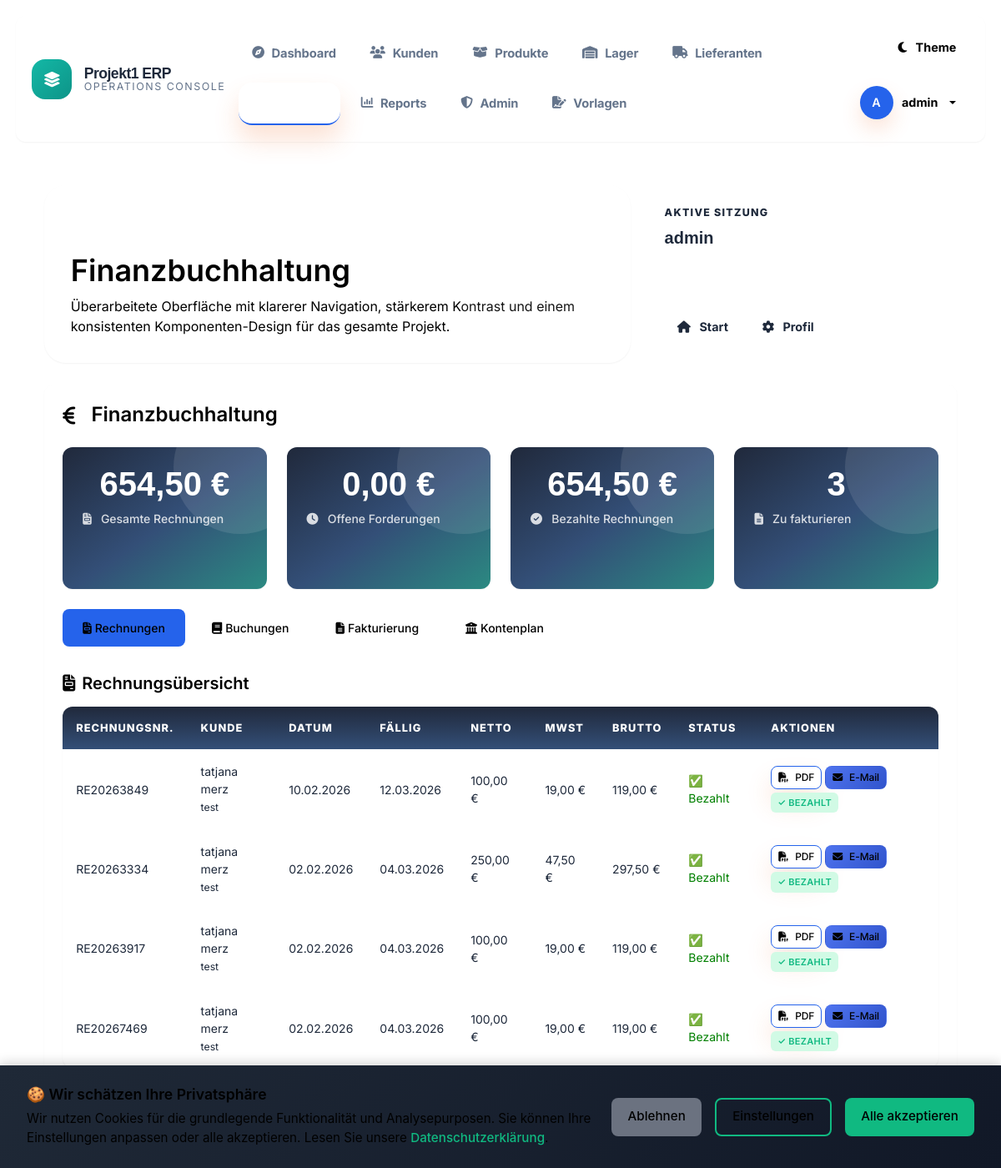
The page /finanzbuchhaltung.php (signed in) on the database its author committed.
### tables this page shows
CREATE TABLE rechnungen (
        id INTEGER PRIMARY KEY AUTOINCREMENT,
        rechnungsnummer TEXT UNIQUE,
        bestellung_id INTEGER,
        kunde_id INTEGER,
        rechnungsdatum DATE,
        faelligkeitsdatum DATE,
        nettobetrag DECIMAL(10,2),
        mwst_betrag DECIMAL(10,2),
        bruttobetrag DECIMAL(10,2),
        status TEXT DEFAULT 'offen',
        zahlungsdatum DATE,
        erstellt_am DATETIME DEFAULT CURRENT_TIMESTAMP,
        FOREIGN KEY (bestellung_id) REFERENCES bestellungen(idbestellung),
        FOREIGN KEY (kunde_id) REFERENCES kundensystem(id)
    );

CREATE TABLE kundensystem (
        id INTEGER PRIMARY KEY AUTOINCREMENT,
        kundennummer INTEGER,
        vorname TEXT,
        nachname TEXT,
        email TEXT,
        firma_id INTEGER, hinweise TEXT, konditionen TEXT,
        FOREIGN KEY (firma_id) REFERENCES firma(id)
    );

CREATE TABLE firma (
        id INTEGER PRIMARY KEY AUTOINCREMENT,
        firmenname TEXT NOT NULL,
        strasse TEXT,
        ort TEXT
    );

### finanzbuchhaltung.php (the view, shortened to what this page needs)
<?php
require_once 'db_connection.php';
$stmt = $PDO->prepare("SELECT SUM(bruttobetrag) as gesamt_rechnungen FROM rechnungen");
$stmt->execute();
$gesamt_rechnungen = $stmt->fetch()['gesamt_rechnungen'] ?? 0;
$stmt = $PDO->prepare("SELECT SUM(bruttobetrag) as offene_rechnungen FROM rechnungen WHERE status = 'offen'");
$stmt->execute();
$offene_rechnungen = $stmt->fetch()['offene_rechnungen'] ?? 0;
$stmt = $PDO->prepare("SELECT SUM(bruttobetrag) as bezahlte_rechnungen FROM rechnungen WHERE status = 'bezahlt'");
$stmt->execute();
$bezahlte_rechnungen = $stmt->fetch()['bezahlte_rechnungen'] ?? 0;
$stmt = $PDO->prepare("SELECT b.*, k.vorname, k.nachname, f.firmenname FROM bestellungen b LEFT JOIN kundensystem k ON b.kundennummer = k.kundennummer LEFT JOIN firma f ON k.firma_id = f.id WHERE b.status = 'bestaetigt' AND b.idbestellung NOT IN (SELECT bestellung_id FROM rechnungen WHERE bestellung_id IS NOT NULL)");
$stmt->execute();
$offene_bestellungen = $stmt->fetchAll();
$stmt = $PDO->prepare("SELECT r.*, k.vorname, k.nachname, f.firmenname FROM rechnungen r LEFT JOIN kundensystem k ON r.kunde_id = k.kundennummer LEFT JOIN firma f ON k.firma_id = f.id ORDER BY r.rechnungsdatum DESC");
$stmt->execute();
$rechnungen = $stmt->fetchAll();
?>
<?php $page_title = 'Finanzbuchhaltung'; include 'includes/header.php'; ?>
<div class="dashboard-card">
    <h2 class="section-title mb-4">
        <i class="fas fa-euro-sign me-2"></i>Finanzbuchhaltung
    </h2>
    <div class="stats-grid mb-4">
        <div class="stat-card">
            <div class="stat-number"><?= number_format($gesamt_rechnungen, 2, ',', '.') ?> €</div>
            <div class="stat-label"><i class="fas fa-file-invoice me-1"></i>Gesamte Rechnungen</div>
        </div>
        <div class="stat-card">
            <div class="stat-number"><?= number_format($offene_rechnungen, 2, ',', '.') ?> €</div>
            <div class="stat-label"><i class="fas fa-clock me-1"></i>Offene Forderungen</div>
        </div>
        <div class="stat-card">
            <div class="stat-number"><?= number_format($bezahlte_rechnungen, 2, ',', '.') ?> €</div>
            <div class="stat-label"><i class="fas fa-check-circle me-1"></i>Bezahlte Rechnungen</div>
        </div>
        <div class="stat-card">
            <div class="stat-number"><?= count($offene_bestellungen) ?></div>
            <div class="stat-label"><i class="fas fa-file-alt me-1"></i>Zu fakturieren</div>
        </div>
    </div>
    <div class="tabs">
        <button class="tab active" onclick="showTab('rechnungen')"><i class="fas fa-file-invoice me-1"></i>Rechnungen</button>
        <button class="tab" onclick="showTab('buchungen')"><i class="fas fa-book me-1"></i>Buchungen</button>
        <button class="tab" onclick="showTab('fakturierung')"><i class="fas fa-file-alt me-1"></i>Fakturierung</button>
        <button class="tab" onclick="showTab('konten')"><i class="fas fa-university me-1"></i>Kontenplan</button>
    </div>
    <div id="rechnungen" class="tab-content active">
        <h4 class="mb-3"><i class="fas fa-file-invoice me-2"></i>Rechnungsübersicht</h4>
        <div class="modern-table">
            <table class="table">
                <thead>
                    <tr>
                        <th>Rechnungsnr.</th>
                        <th>Kunde</th>
                        <th>Datum</th>
                        <th>Fällig</th>
                        <th>Netto</th>
                        <th>MwSt</th>
                        <th>Brutto</th>
                        <th>Status</th>
                        <th>Aktionen</th>
                    </tr>
                </thead>
                <tbody>
                    <?php foreach ($rechnungen as $rechnung): ?>
                    <tr>
                        <td><?= htmlspecialchars($rechnung['rechnungsnummer']) ?></td>
                        <td><?= htmlspecialchars($rechnung['vorname'] . ' ' . $rechnung['nachname']) ?><br><small><?= htmlspecialchars($rechnung['firmenname'] ?? '') ?></small></td>
                        <td><?= date('d.m.Y', strtotime($rechnung['rechnungsdatum'])) ?></td>
                        <td><?= date('d.m.Y', strtotime($rechnung['faelligkeitsdatum'])) ?></td>
                        <td><?= number_format($rechnung['nettobetrag'], 2, ',', '.') ?> €</td>
                        <td><?= number_format($rechnung['mwst_betrag'], 2, ',', '.') ?> €</td>
                        <td><?= number_format($rechnung['bruttobetrag'], 2, ',', '.') ?> €</td>
                        <td>
                            <?php if ($rechnung['status'] === 'offen'): ?>
                                <span style="color: red;">⏳ Offen</span>
                            <?php else: ?>
                                <span style="color: green;">✅ Bezahlt</span>
                            <?php endif; ?>
                        </td>
                        <td>
                            <?php if ($rechnung['status'] === 'offen'): ?>
                                <a href="generate_rechnung_pdf.php?rechnung_id=<?= $rechnung['id'] ?>" class="action-btn btn-primary-modern" target="_blank"><i class="fas fa-file-pdf me-1"></i>PDF</a>
                                <a href="send_rechnung_email.php?rechnung_id=<?= $rechnung['id'] ?>" class="action-btn btn-info"><i class="fas fa-envelope me-1"></i>E-Mail</a>
                                <a href="rechnung_formular.php?rechnung_id=<?= $rechnung['id'] ?>" class="action-btn btn-warning-modern"><i class="fas fa-edit me-1"></i>Bearbeiten</a>
                                <form method="POST" style="display: inline;">
                                    <input type="hidden" name="action" value="zahlung_buchen">
                                    <input type="hidden" name="rechnung_id" value="<?= $rechnung['id'] ?>">
                                    <button type="submit" class="action-btn btn-success-modern"><i class="fas fa-check me-1"></i>Zahlung</button>
                                </form>
                            <?php else: ?>
                                <a href="generate_rechnung_pdf.php?rechnung_id=<?= $rechnung['id'] ?>" class="action-btn btn-primary-modern" target="_blank"><i class="fas fa-file-pdf me-1"></i>PDF</a>
                                <a href="send_rechnung_email.php?rechnung_id=<?= $rechnung['id'] ?>" class="action-btn btn-info"><i class="fas fa-envelope me-1"></i>E-Mail</a>
                                <span class="status-badge badge-success">✓ Bezahlt</span>
                            <?php endif; ?>
                        </td>
                    </tr>
                    <?php endforeach; ?>
                </tbody>
            </table>
        </div>
    </div>
</div>
<?php include 'includes/footer.php'; ?>

### assets/css/global.css (style rules this page uses)
.table-responsive, .modern-table { scrollbar-width: thin; }
[data-theme="light"] .btn, [data-theme="light"] .action-btn, [data-theme="light"] button, [data-theme="light"] .btn-primary, [data-theme="light"] .btn-success, [data-theme="light"] .card, [data-theme="light"] .info-box, [data-theme="light"] h1, h2, h3, h4, h5, [data-theme="light"] p, [data-theme="light"] .text { color: #000 !important; }
.fa, .fas, .far, .fab { text-rendering: auto; -webkit-font-smoothing: antialiased; }

### includes/table-style.php (style rules this page uses)
.modern-table { border-radius: var(--radius-lg); overflow: hidden; box-shadow: var(--shadow-sm); }
.modern-table .table { margin: 0; }
.table td .btn, .table td .action-btn { margin-bottom: var(--spacing-xs); font-size: 12px; padding: var(--spacing-xs) var(--spacing-sm); }
.table td a { font-weight: 500; }
.stats-grid { display: grid; grid-template-columns: repeat(auto-fit, minmax(200px, 1fr)); gap: var(--spacing-lg); margin-bottom: var(--spacing-xl); }
.stat-card { background: var(--bg-card); border: 1px solid var(--border); border-radius: var(--radius-lg); padding: var(--spacing-lg); text-align: center; cursor: pointer; transition: all var(--transition); box-shadow: var(--shadow-sm); }
.stat-number { font-size: 2.5rem; font-weight: 700; color: var(--color-primary); margin-bottom: var(--spacing-sm); }
.stat-label { color: var(--text-secondary); font-weight: 500; }
.dashboard-card { background: var(--bg-card); border: 1px solid var(--border); border-radius: var(--radius-lg); margin-bottom: var(--spacing-xl); box-shadow: var(--shadow-sm); }
.section-title { margin: 0; font-size: 1.5rem; font-weight: 600; color: var(--text-primary); }
.action-btn { display: inline-flex; align-items: center; gap: var(--spacing-xs); padding: var(--spacing-sm) var(--spacing-md); border-radius: var(--radius-md); font-weight: 500; text-decoration: none; transition: all var(--transition); border: 1px solid transparent; cursor: pointer; }
.btn-primary-modern { background: var(--color-primary); color: white; border-color: var(--color-primary); }
.status-badge { display: inline-flex; align-items: center; padding: var(--spacing-xs) var(--spacing-sm); font-size: 11px; font-weight: 600; text-transform: uppercase; letter-spacing: 0.025em; border-radius: var(--radius-sm); }

### finanzbuchhaltung.php (style rules this page uses)
.tabs { display: flex; gap: 0.5rem; margin-bottom: 2rem; flex-wrap: wrap; }
.tab { padding: 0.75rem 1.5rem; background: white; border: 2px solid var(--border); border-radius: 8px; cursor: pointer; font-weight: 500; transition: all 0.2s; }
.tab.active { background: var(--primary); color: white; border-color: var(--primary); }
.tab-content { display: none; }
.tab-content.active { display: block; }

### rows shown on the page
rechnungen: rechnungsnummer "RE20263849", kunde.nachname "tatjana merz", firma.firmenname "test", rechnungsdatum "10.02.2026", faelligkeitsdatum "12.03.2026", nettobetrag "100,00", mwst_betrag "19,00", bruttobetrag "119,00", status "✅ Bezahlt"
rechnungen: rechnungsnummer "RE20263334", kunde.nachname "tatjana merz", firma.firmenname "test", rechnungsdatum "02.02.2026", faelligkeitsdatum "04.03.2026", nettobetrag "250,00", mwst_betrag "47,50", bruttobetrag "297,50", status "✅ Bezahlt"
rechnungen: rechnungsnummer "RE20263917", kunde.nachname "tatjana merz", firma.firmenname "test", rechnungsdatum "02.02.2026", faelligkeitsdatum "04.03.2026", nettobetrag "100,00", mwst_betrag "19,00", bruttobetrag "119,00", status "✅ Bezahlt"
rechnungen: rechnungsnummer "RE20267469", kunde.nachname "tatjana merz", firma.firmenname "test", rechnungsdatum "02.02.2026", faelligkeitsdatum "04.03.2026", nettobetrag "100,00", mwst_betrag "19,00", bruttobetrag "119,00", status "✅ Bezahlt"

### other values the page prints
$item['label'] "Dashboard"
$item['label'] "Kunden"
$item['label'] "Produkte"
$item['label'] "Lager"
$item['label'] "Lieferanten"
$item['label'] "Reports"
$item['label'] "Admin"
$item['label'] "Vorlagen"
substr($username, 0, 1) "A"
$username "admin"
$page_title "Finanzbuchhaltung"
$aside_label "AKTIVE SITZUNG"
$aside_value "admin"
$gesamt_rechnungen "654,50"
$offene_rechnungen "0,00"
